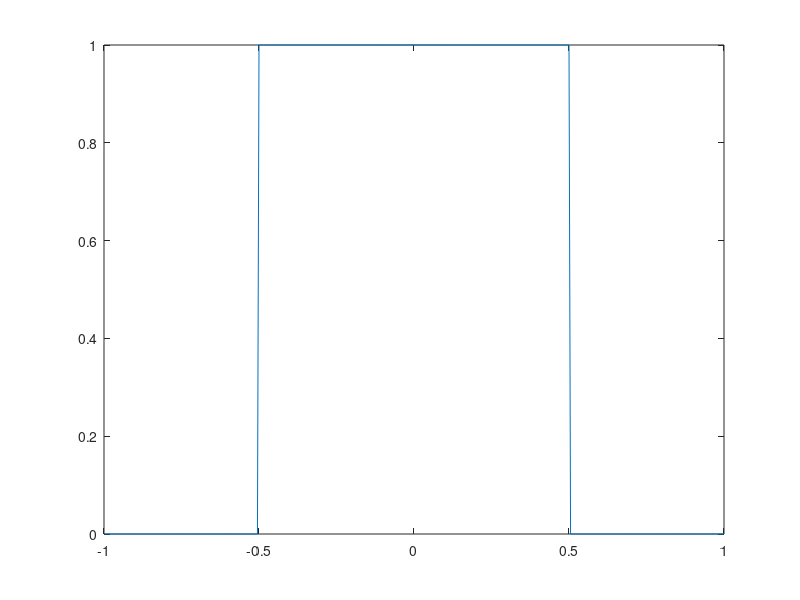

The MATLAB source for this figure: (Note: this script raises an error after producing the figure.)
close all;
frec=-1:1/200:1;
lenf=length(frec);
x=zeros(1,lenf);
x(101:301)=1;
plot(frec,x);
y=real(ftot(x));
ventanahamm=zeros(1,lenf);
ventanahamm(191:211)=hamming(21); %Ventana Hamming de 21 coeficientes
%ventanahamm (191:211)=ones(1,21);
filtro=y.*ventanahamm;
hold on;
plot(frec,real(ttof(filtro)), 'r');
hold off;

%%  Comportamiento con Señal de Voz y suma de sonoidal

%vector=wavread('prueba.wav');
%info=audioinfo('prueba.wav');
[vector,Fs] = audioread('prueba.wav');
sound(vector,8000);
tiempo=1:length(vector);
xsen=sin(2*pi*(3/8)*tiempo);
seyruido=vector'+xsen;
plot(tiempo,seyruido);
sound(seyruido,8000);
frec2=-4000:8000/(length(vector)):4000-8000/(length(vector));
figure(2); %Se grafica la señal más el ruido en tiempo y frecuencia
subplot(2,1,1), plot(tiempo,seyruido);
subplot(2,1,2), plot(frec2, real(ttof(seyruido)));
figure(3); %Se grafican en frecuencia la señal sola y la señal con ruido
subplot(2,1,1), plot(frec2, real(ttof(seyruido)));
subplot(2,1,2), plot(frec2, real(ttof(vector)));

%%  Recuperacion de la señal con Filtrado

salida=filter(filtro,1,seyruido);
figure(4); %Se grafica la señal filtrada
subplot(2,1,1), plot(tiempo,seyruido);
subplot(2,1,2), plot(tiempo,salida);
sound(salida,8000);
salida2=conv(seyruido,filtro);
figure(5);
plot(salida2);
